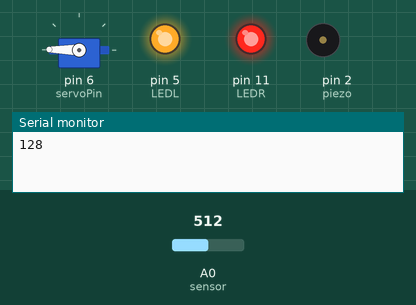
Simulated run of this sketch. Board: Arduino Uno, built with avr-gcc and run on an emulated ATmega328P. Parts: servo, output pins drawn as LEDs (lit = HIGH), buzzer (waves = sounding), the last lines printed to the serial monitor. Inputs (shaded band) come from the test bench; at power-on: A0 (sensor) = 512.

Above: at 5.3 s.
5.4 s: A0 (sensor) set to 493
At 8.9 s:
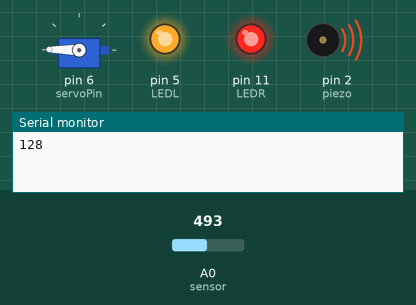
11.7 s: A0 (sensor) set to 716
At 13.6 s:
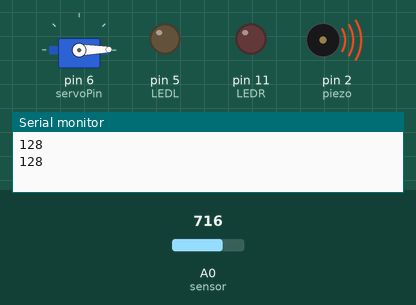
17.1 s: A0 (sensor) set to 511
At 21.9 s:
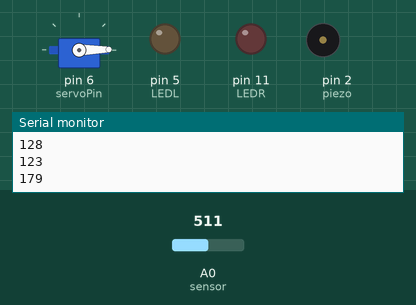
26.3 s: A0 (sensor) set to 900
31.7 s: A0 (sensor) set to 306
Timing chart, 0 to 38.1 s (numbered marks = the images above; inputs shaded):
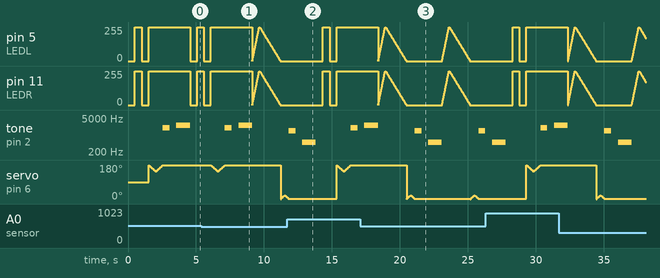

The sketch:

FP_example.ino
```cpp
/*
  INTER-FACE FINAL PROJECT EXAMPLE

  Wiring:
  LEDs to pins 5 and 11.
  Piezo to pin 2.
  Servo to pin 6.
  Potentiometer to pin A0.

  Note: selecting different PWM pins may interfere with servo library or piezo functionality.

  Interaction-- turn potentiometer for 3 states:
  1.) All off
  2.) Sad state: LEDs fade, downturned smile, lower tones
  3.) Happy state: LEDs blink, upturned smile, higher tones

  (Code from AB.)
*/

#include <Servo.h> // include Arduino Servo library
Servo servo;  // create Servo object

//Global variables
const int LEDL = 5; // left LED
const int LEDR = 11;  // right LED
const int piezo = 2;  // piezo
const int servoPin = 6;  //servo
const int sensor = A0;  // potentiometer
int value = 0; // potentiometer value
int angle = 0;   // servo position in degrees


// setup function runs once at start up
void setup() {
  pinMode(LEDL, OUTPUT);    // initialize pin as an output
  pinMode(LEDR, OUTPUT);    // initialize pin as an output
  servo.attach(servoPin); //attach servo variable to control pin
  Serial.begin(9600); // initialize serial communication at 9600 bits per second
}

// loop function runs infinitely
void loop() {

  value = analogRead (sensor); //Reads sensor pin and assigns to value
  delay (10);  //Small delay
  value = value / 4; //Dividing value reduces range to max 255

  if (value >= 25 && value <= 127) {  // if pot position 25-127
    //LEDS
    for (int fade = 0 ; fade <= 255; fade += 5) { // for loop fades up LED value from 0 to 255, incrementing by 5
      analogWrite(LEDL, fade); //writes value to pin
      analogWrite(LEDR, fade);
      delay(10);  // short delay
    }
    for (int fade = 255 ; fade >= 0; fade -= 5) { // for loop fades LED value from 255 to 0, de-incrementing by 5
      analogWrite(LEDL, fade);
      analogWrite(LEDR, fade);
      delay(30); //short delay
    }
    //SERVO
    for (angle = 0; angle < 20; angle++) {   // sweep servo from 0 to 20 degrees
      servo.write(angle);  // write to servo pin
      delay(15);
    }
    for (angle = 20; angle > 0; angle--) {  // sweep servo from 20 to 0 degrees
      servo.write(angle);
      delay(15);
    }
    //PIEZO
    tone(piezo, 1500, 500); //send tone to piezo pin, 1500 Hz, 500 ms duration
    delay(1000);
    tone(piezo, 500, 1000);
    delay(1000);
  }

  else if (value > 127 && value <= 255) {  //pot position 127-255
    //LEDS
    analogWrite (LEDL, 0);
    analogWrite (LEDR, 0);
    delay (500);
    analogWrite (LEDL, 255);
    analogWrite (LEDR, 255);
    delay (500);
    analogWrite (LEDL, 0);
    analogWrite (LEDR, 0);
    delay (500);
    analogWrite (LEDL, 255);
    analogWrite (LEDR, 255);
    //SERVO
    for (angle = 180; angle > 145; angle--) {  // sweep from 180 to 145 degrees
      servo.write(angle);
      delay(15);
    }
    for (angle = 145; angle < 180; angle++) {   // sweep from 145 to 180 degrees
      servo.write(angle);
      delay(15);
    }
    //PIEZO
    tone(piezo, 2000, 500); //send tone to piezo pin, 2000 Hz, 500 ms duration
    delay(1000);
    tone(piezo, 2500, 1000);
    delay(1000);
  } else {  //if pot pin does not meet conditions above
    //TURN LEDS OFF
    analogWrite (LEDL, 0);
    analogWrite (LEDR, 0);
  }
  Serial.println(value); //Prints pot value to serial monitor
}
```

Measured:
- the behaviour switches between 512 and 511 on A0 (sensor) (found by bisection; images 0 and 1)
- by itself, tone on pin 2 (piezo): plays 2500 Hz for 1.0 s, 1500 Hz for 0.50 s, 500 Hz for 1.0 s, 1500 Hz for 0.50 s
